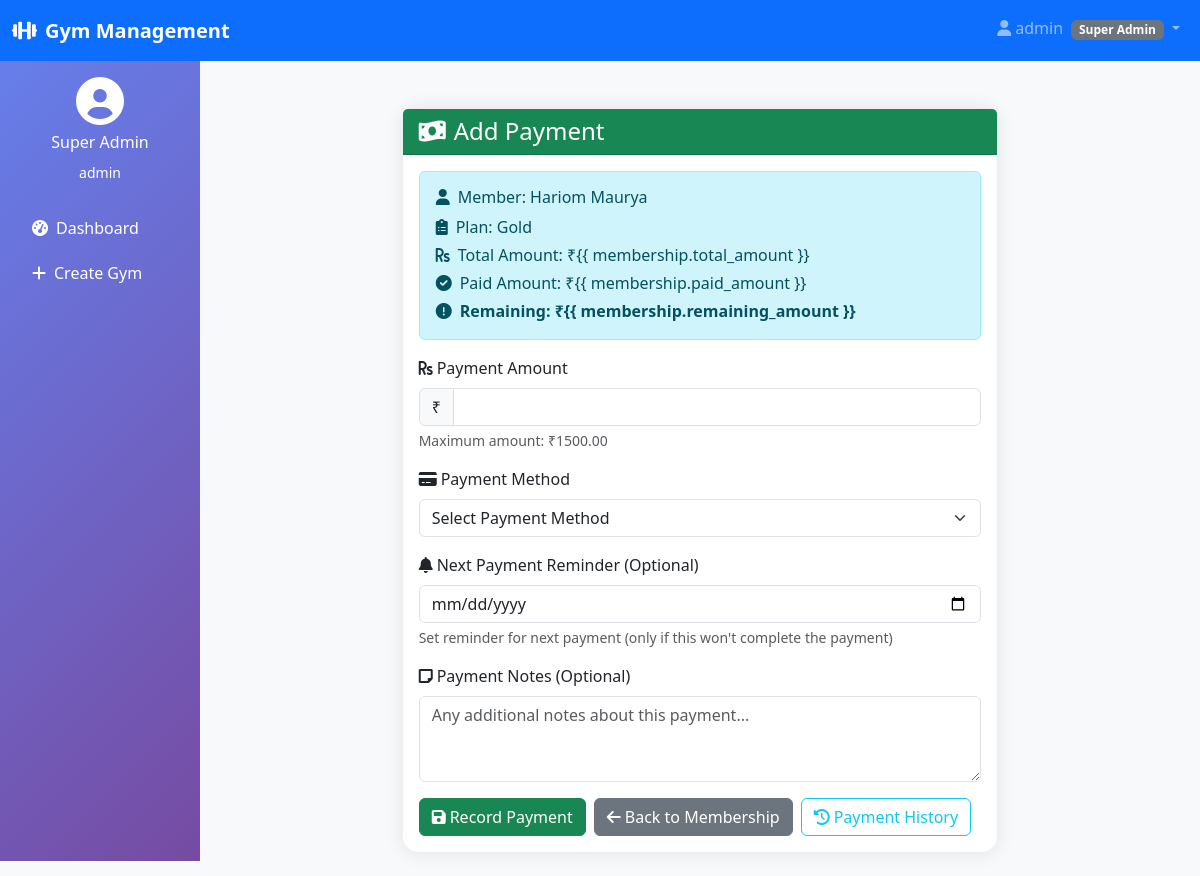
Page /membership/11/add-payment/ (signed in) on the committed database.
### multiple_gym/models.py (models this page shows, shortened)
class User(AbstractUser):
    USER_TYPES = (
        ('superadmin', 'Super Admin'),
        ('gymadmin', 'Gym Admin'),
        ('member', 'Member'),
        ('trainer', 'Trainer'),
    )
    user_type = models.CharField(max_length=20, choices=USER_TYPES, default='member')
    phone = models.CharField(max_length=15, blank=True)
    created_at = models.DateTimeField(auto_now_add=True)

class Membership(models.Model):
    MEMBERSHIP_STATUS_CHOICES = [
        ('active', 'Active'),
        ('expired', 'Expired'),
        ('suspended', 'Suspended'),
        ('pending', 'Pending Payment'),
    ]
    member_name = models.ForeignKey('Member', on_delete=models.CASCADE, related_name='memberships')
    plan = models.ForeignKey('MembershipPlan', on_delete=models.CASCADE)
    start_date = models.DateField(default=timezone.now)
    end_date = models.DateField()
    total_amount = models.DecimalField(max_digits=10, decimal_places=2, default=0)
    paid_amount = models.DecimalField(max_digits=10, decimal_places=2, default=0)
    remaining_amount = models.DecimalField(max_digits=10, decimal_places=2, default=0)
    payment_status = models.CharField(max_length=20, choices=[
        ('paid', 'Fully Paid'),
        ('partial', 'Partially Paid'),
        ('unpaid', 'Unpaid'),
    ], default='unpaid')
    is_active = models.BooleanField(default=True)
    membership_status = models.CharField(max_length=20, choices=MEMBERSHIP_STATUS_CHOICES, default='pending')
    created_at = models.DateTimeField(auto_now_add=True, null=True, blank=True)
    updated_at = models.DateTimeField(auto_now=True)

class Member(models.Model):
    user = models.OneToOneField(settings.AUTH_USER_MODEL, on_delete=models.CASCADE, limit_choices_to={'user_type': 'member'})
    gym = models.ForeignKey('Gym', on_delete=models.CASCADE, related_name='members')
    GENDER_CHOICES = [
        ('M', 'Male'),
        ('F', 'Female'),
        ('O', 'Other')
    ]
    BLOOD_GROUP_CHOICES = [
        ('A+', 'A+'), ('A-', 'A-'),
        ('B+', 'B+'), ('B-', 'B-'),
        ('AB+', 'AB+'), ('AB-', 'AB-'),
        ('O+', 'O+'), ('O-', 'O-'),
    ]
    date_of_birth = models.DateField()
    gender = models.CharField(max_length=1, choices=GENDER_CHOICES)
    blood_group = models.CharField(max_length=3, choices=BLOOD_GROUP_CHOICES, blank=True)
    phone = models.CharField(max_length=10, unique=True)
    alternate_phone = models.CharField(max_length=10, blank=True, null=True)
    photo = models.ImageField(upload_to='member_photos/', blank=True, null=True)
    address_line1 = models.CharField(max_length=100)
    address_line2 = models.CharField(max_length=100, blank=True)
    city = models.CharField(max_length=50)
    state = models.CharField(max_length=50)
    pin_code = models.CharField(max_length=6)
    medical_conditions = models.TextField(blank=True, help_text="Any medical conditions")
    medications = models.TextField(blank=True, help_text="Current medications")
    previous_injuries = models.TextField(blank=True, help_text="Previous injuries")
    RELATION_CHOICES = [
        ('father', 'Father'),
        ('mother', 'Mother'),
        ('spouse', 'Spouse'),
        ('brother', 'Brother'),
        ('sister', 'Sister'),
        ('friend', 'Friend'),
        ('other', 'Other')
    ]
    emergency_contact_name = models.CharField(max_length=100)
    emergency_contact_phone = models.CharField(max_length=10)
    emergency_contact_relation = models.CharField(max_length=20, choices=RELATION_CHOICES)
    emergency_contact_address = models.TextField(blank=True)
    emergency_contact_name2 = models.CharField(max_length=100, blank=True)
    emergency_contact_phone2 = models.CharField(max_length=10, blank=True)
    emergency_contact_relation2 = models.CharField(max_length=20, choices=RELATION_CHOICES, blank=True)
    MEMBERSHIP_PLAN_CHOICES = [
        ('1_month', '1 Month Plan'),
        ('3_months', '3 Months Plan'),
        ('6_months', '6 Months Plan'),
        ('12_months', '1 Year Plan'),
    ]
    is_active = models.BooleanField(default=True)
    created_at = models.DateTimeField(auto_now_add=True)
    updated_at = models.DateTimeField(auto_now=True)
    class Meta:
        verbose_name = "Member"
        verbose_name_plural = "Members"
        ordering = ['-created_at']

class MembershipPlan(models.Model):
    name = models.CharField(max_length=100)
    duration_months = models.IntegerField()
    price = models.DecimalField(max_digits=10, decimal_places=2)
    description = models.TextField(blank=True)
    is_active = models.BooleanField(default=True)

### multiple_gym/views.py (the view, shortened to what this page needs)
# urls.py: path("membership/<int:membership_id>/add-payment/", views.add_payment, name="add_payment"),
@login_required
def add_payment(request, membership_id):
    membership = get_object_or_404(Membership, id=membership_id)
    context = {
        "membership": membership,
        "remaining_amount": membership.remaining_amount,
    }
    return render(request, "multiple_gym/add_payment.html", context)

### templates/multiple_gym/add_payment.html (shortened to what this page needs)
{% extends 'multiple_gym/base.html' %}
{% block content %}
<div class="container mt-4">
    <div class="row justify-content-center">
        <div class="col-md-8">
            <div class="card">
                <div class="card-header bg-success text-white">
                    <h4 class="mb-0">
                        <i class="fas fa-money-bill-wave me-2"></i>Add Payment
                    </h4>
                </div>
                <div class="card-body">
                    <div class="alert alert-info">
                        <h6><i class="fas fa-user me-2"></i>Member: {{ membership.member_name.user.get_full_name }}</h6>
                        <p class="mb-1"><i class="fas fa-clipboard-list me-2"></i>Plan: {{ membership.plan.name }}</p>
                        <p class="mb-1"><i class="fas fa-rupee-sign me-2"></i>Total Amount: ₹{{ membership.total_amount
                            }}</p>
                        <p class="mb-1"><i class="fas fa-check-circle me-2"></i>Paid Amount: ₹{{ membership.paid_amount
                            }}</p>
                        <p class="mb-0"><i class="fas fa-exclamation-circle me-2"></i><strong>Remaining: ₹{{
                                membership.remaining_amount }}</strong></p>
                    </div>
                    <form method="post">
                        <div class="mb-3">
                            <label for="amount" class="form-label">
                                <i class="fas fa-rupee-sign me-1"></i>Payment Amount
                            </label>
                            <div class="input-group">
                                <span class="input-group-text">₹</span>
                                <input type="number" class="form-control" name="amount" id="amount" min="1"
                                    max="{{ remaining_amount }}" step="0.01" required>
                            </div>
                            <div class="form-text">Maximum amount: ₹{{ remaining_amount }}</div>
                        </div>
                        <div class="mb-3">
                            <label for="payment_method" class="form-label">
                                <i class="fas fa-credit-card me-1"></i>Payment Method
                            </label>
                            <select class="form-select" name="payment_method" id="payment_method" required>
                                <option value="">Select Payment Method</option>
                            </select>
                        </div>
                        <div class="mb-3" id="reminderSection">
                            <label for="next_payment_date" class="form-label">
                                <i class="fas fa-bell me-1"></i>Next Payment Reminder (Optional)
                            </label>
                            <input type="date" class="form-control" name="next_payment_date" id="next_payment_date">
                            <div class="form-text">Set reminder for next payment (only if this won't complete the
                                payment)</div>
                        </div>
                        <div class="mb-3">
                            <label for="payment_notes" class="form-label">
                                <i class="fas fa-sticky-note me-1"></i>Payment Notes (Optional)
                            </label>
                            <textarea class="form-control" name="payment_notes" id="payment_notes" rows="3"
                                placeholder="Any additional notes about this payment..."></textarea>
                        </div>
                        <div class="d-flex gap-2">
                            <button type="submit" class="btn btn-success">
                                <i class="fas fa-save me-1"></i>Record Payment
                            </button>
                            <a href="{% url 'multiple_gym:membership_detail' membership.pk %}" class="btn btn-secondary">
                                <i class="fas fa-arrow-left me-1"></i>Back to Membership
                            </a>
                            <a href="{% url 'multiple_gym:payment_history' membership.pk %}" class="btn btn-outline-info">
                                <i class="fas fa-history me-1"></i>Payment History
                            </a>
                        </div>
                    </form>
                </div>
            </div>
        </div>
    </div>
</div>
{% endblock %}

### templates/multiple_gym/base.html (shortened to what this page needs)
<!DOCTYPE html>
<html lang="en">
<head>
    <link href="https://cdnjs.cloudflare.com/ajax/libs/bootstrap/5.3.0/css/bootstrap.min.css" rel="stylesheet">
    <link href="https://cdnjs.cloudflare.com/ajax/libs/font-awesome/6.0.0/css/all.min.css" rel="stylesheet">
</head>
<body class="bg-light">
    <nav class="navbar navbar-expand-lg navbar-dark bg-primary">
        <div class="container-fluid">
            <a class="navbar-brand" href="#">
                <i class="fas fa-dumbbell me-2"></i>Gym Management
            </a>
            {% if user.is_authenticated %}
            <div class="navbar-nav ms-auto">
                <div class="nav-item dropdown">
                    <a class="nav-link dropdown-toggle" href="#" role="button" data-bs-toggle="dropdown">
                        <i class="fas fa-user me-1"></i>{{ user.username }}
                        <span class="badge bg-secondary ms-1">{{ user.get_user_type_display }}</span>
                    </a>
                </div>
            </div>
            {% endif %}
        </div>
    </nav>
    <div class="container-fluid">
        <div class="row">
            {% if user.is_authenticated and user.user_type != 'member' %}
            <div class="col-md-3 col-lg-2 px-0">
                <div class="sidebar text-white p-3">
                    <div class="text-center mb-4">
                        <i class="fas fa-user-circle fa-3x mb-2"></i>
                        <h6>{{ user.get_user_type_display }}</h6>
                        <small>{{ user.username }}</small>
                    </div>
                    <ul class="nav flex-column">
                        {% if user.user_type == 'superadmin' %}
                        <li class="nav-item">
                            <a class="nav-link text-white" href="{% url 'multiple_gym:superadmin_dashboard' %}">
                                <i class="fas fa-tachometer-alt me-2"></i>Dashboard
                            </a>
                        </li>
                        <li class="nav-item">
                            <a class="nav-link text-white" href="{% url 'multiple_gym:create_gym' %}">
                                <i class="fas fa-plus me-2"></i>Create Gym
                            </a>
                        </li>
                        {% endif %}
                    </ul>
                </div>
            </div>
            {% endif %}
            <div
                class="{% if user.is_authenticated and user.user_type != 'member' %}col-md-9 col-lg-10{% else %}col-12{% endif %}">
                <div class="p-4">
                    {% block content %}{% endblock %}
                </div>
            </div>
        </div>
    </div>
</body>
</html>

### templates/multiple_gym/base.html (style rules this page uses)
.sidebar { min-height: 100vh; background: linear-gradient(135deg, #667eea 0%, #764ba2 100%); }
.navbar-brand { font-weight: bold; }
.card { border: none; border-radius: 15px; box-shadow: 0 0 20px rgba(0, 0, 0, 0.1); }
.nav-link { transition: all 0.3s ease; border-radius: 8px; margin-bottom: 5px; }

### rows in the picture
User: username "admin", user_type "Super Admin"
Membership: member_name.user.get_full_name "Hariom Maurya", plan.name "Gold", remaining_amount "1500.00"
